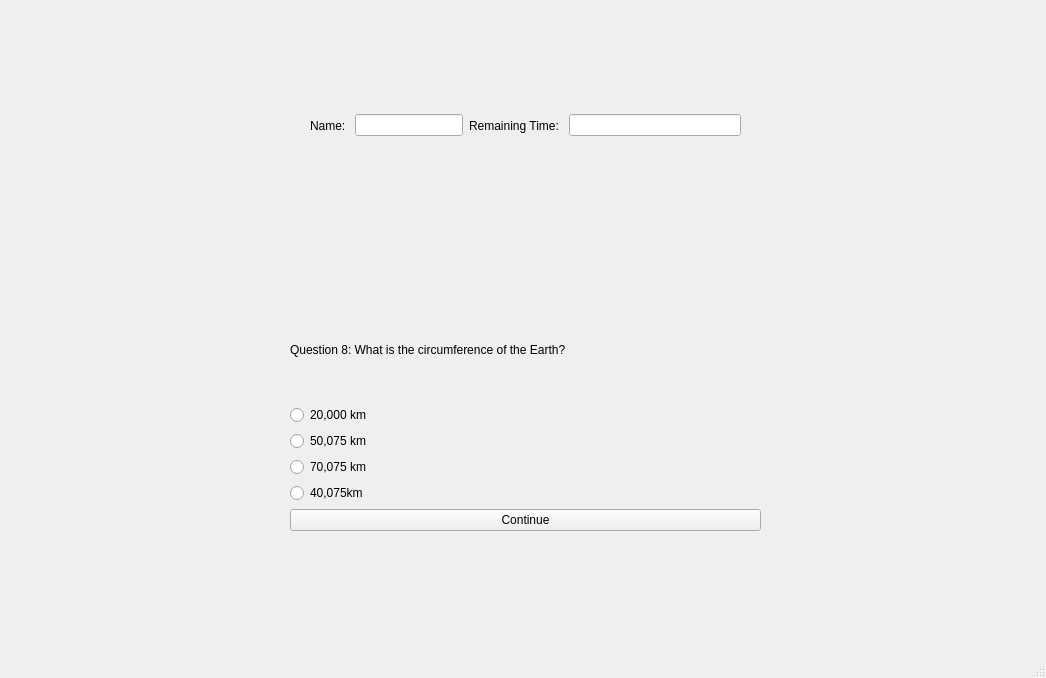
<?xml version="1.0" encoding="UTF-8"?>
<ui version="4.0">
 <class>ques8</class>
 <widget class="QMainWindow" name="ques8">
  <property name="geometry">
   <rect>
    <x>0</x>
    <y>0</y>
    <width>1046</width>
    <height>678</height>
   </rect>
  </property>
  <property name="windowTitle">
   <string>Question 8</string>
  </property>
  <widget class="QWidget" name="centralwidget">
   <widget class="QWidget" name="verticalLayoutWidget">
    <property name="geometry">
     <rect>
      <x>290</x>
      <y>300</y>
      <width>471</width>
      <height>231</height>
     </rect>
    </property>
    <layout class="QVBoxLayout" name="verticalLayout">
     <item>
      <widget class="QLabel" name="label">
       <property name="text">
        <string>Question 8: What is the circumference of the Earth?</string>
       </property>
      </widget>
     </item>
     <item>
      <widget class="QRadioButton" name="R1">
       <property name="text">
        <string>20,000 km</string>
       </property>
      </widget>
     </item>
     <item>
      <widget class="QRadioButton" name="R2">
       <property name="text">
        <string>50,075 km</string>
       </property>
      </widget>
     </item>
     <item>
      <widget class="QRadioButton" name="R3">
       <property name="text">
        <string>70,075 km</string>
       </property>
      </widget>
     </item>
     <item>
      <widget class="QRadioButton" name="R4">
       <property name="text">
        <string>40,075km</string>
       </property>
      </widget>
     </item>
     <item>
      <widget class="QPushButton" name="B1">
       <property name="text">
        <string>Continue</string>
       </property>
      </widget>
     </item>
    </layout>
   </widget>
   <widget class="QWidget" name="horizontalLayoutWidget">
    <property name="geometry">
     <rect>
      <x>310</x>
      <y>70</y>
      <width>431</width>
      <height>111</height>
     </rect>
    </property>
    <layout class="QHBoxLayout" name="horizontalLayout">
     <item>
      <widget class="QLabel" name="label_3">
       <property name="text">
        <string>Name: </string>
       </property>
      </widget>
     </item>
     <item>
      <widget class="QLineEdit" name="T1">
       <property name="sizePolicy">
        <sizepolicy hsizetype="Preferred" vsizetype="Fixed">
         <horstretch>0</horstretch>
         <verstretch>0</verstretch>
        </sizepolicy>
       </property>
      </widget>
     </item>
     <item>
      <widget class="QLabel" name="label_4">
       <property name="text">
        <string>Remaining Time: </string>
       </property>
      </widget>
     </item>
     <item>
      <widget class="QLineEdit" name="T2"/>
     </item>
    </layout>
   </widget>
  </widget>
  <widget class="QMenuBar" name="menubar">
   <property name="geometry">
    <rect>
     <x>0</x>
     <y>0</y>
     <width>1046</width>
     <height>26</height>
    </rect>
   </property>
  </widget>
  <widget class="QStatusBar" name="statusbar"/>
 </widget>
 <resources/>
 <connections/>
</ui>
